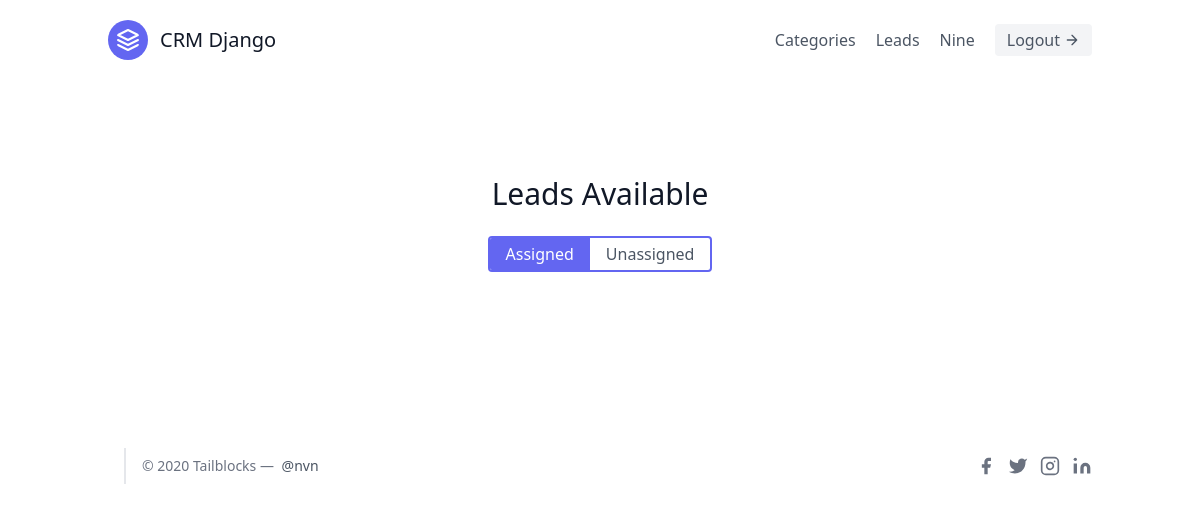
/leads/ (signed in), run on an earlier commit of the app's database.
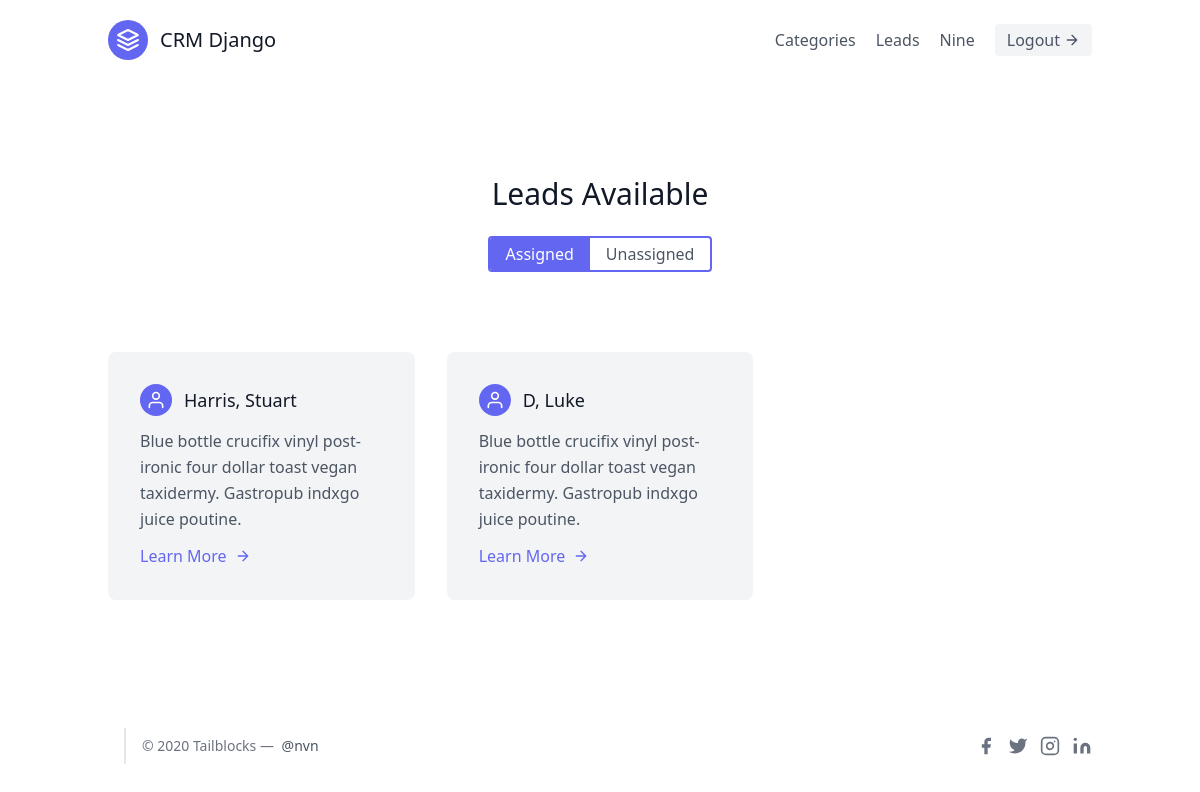
And on a later commit of the database.
### leads/models.py (models this page shows, shortened)
class User(AbstractUser):
    is_organisor = models.BooleanField(default=True)
    is_agent = models.BooleanField(default=False)

class Lead(models.Model):
    SOURCE_CHOICES = (
        ('YT', 'YouTube'),
        ('GOOG', 'Google'),
        ('NL', 'Newsletter'),
        ('YAH', 'Yahoo')
    )
    first_name = models.CharField(max_length=20)
    last_name = models.CharField(max_length=20)
    age = models.IntegerField(default=0)
    phoned = models.BooleanField(default=False)
    source = models.CharField(max_length=5, choices= SOURCE_CHOICES)
    profile_pic = models.ImageField(blank=True, null=True)
    special_files = models.FileField(blank=True, null=True)
    organisation = models.ForeignKey(UserProfile, on_delete=models.CASCADE)
    agent = models.ForeignKey("Agent", null=True, blank=True, on_delete=models.SET_NULL)
    category = models.ForeignKey("Category", related_name='leads', null=True, blank=True, on_delete=models.SET_NULL)

### leads/views.py (the view)
# urls.py: path('', LeadListView.as_view(), name='lead-list'),
class LeadListView(LoginRequiredMixin,ListView):
    template_name = "leads/lead-list.html"
    context_object_name = "leads"
    def get_queryset(self):
        user = self.request.user
        if self.request.user.is_agent:
            queryset = Lead.objects.filter(
                organisation=user.agent.organisation,
                agent__isnull=False
                )
            queryset = Lead.objects.filter(organisation=user.agent.organisation)
            queryset = Lead.objects.filter(agent__user = user)
        elif self.request.user.is_organisor:
            queryset = Lead.objects.filter(
                organisation=user.userprofile,
                agent__isnull=False
                )
        return queryset

### leads/templates/leads/lead-list.html (shortened to what this page needs)
{% extends 'base.html' %}
{% block content %}
    <section class="text-gray-600 body-font">
    <div class="container px-5 py-24 mx-auto">
        <div class="flex flex-col text-center w-full mb-20">
        <h1 class="sm:text-3xl text-2xl font-medium title-font text-gray-900">Leads Available</h1>
        <div class="flex mx-auto border-2 border-indigo-500 rounded overflow-hidden mt-6">
            <a href="#" class="py-1 px-4 bg-indigo-500 text-white focus:outline-none">Assigned</a>
            <a href="{% url 'leads:unassigned-leads' %}" class="py-1 px-4 focus:outline-none">Unassigned</a>
        </div>
        </div>
        <div class="flex flex-wrap -m-4">
        {% for lead in leads %}
        <div class="p-4 md:w-1/3">
            <div class="flex rounded-lg h-full bg-gray-100 p-8 flex-col">
            <div class="flex items-center mb-3">
                <div class="w-8 h-8 mr-3 inline-flex items-center justify-center rounded-full bg-indigo-500 text-white flex-shrink-0">
                <svg fill="none" stroke="currentColor" stroke-linecap="round" stroke-linejoin="round" stroke-width="2" class="w-5 h-5" viewBox="0 0 24 24">
                    <path d="M20 21v-2a4 4 0 00-4-4H8a4 4 0 00-4 4v2"></path>
                    <circle cx="12" cy="7" r="4"></circle>
                </svg>
                </div>
                <h2 class="text-gray-900 text-lg title-font font-medium">{{ lead.last_name }}, {{ lead.first_name }}</h2>
            </div>
            <div class="flex-grow">
                <p class="leading-relaxed text-base">Blue bottle crucifix vinyl post-ironic four dollar toast vegan taxidermy. Gastropub indxgo juice poutine.</p>
                <a href="{% url 'leads:lead-detail' pk=lead.id %}" class="mt-3 text-indigo-500 inline-flex items-center">Learn More
                <svg fill="none" stroke="currentColor" stroke-linecap="round" stroke-linejoin="round" stroke-width="2" class="w-4 h-4 ml-2" viewBox="0 0 24 24">
                    <path d="M5 12h14M12 5l7 7-7 7"></path>
                </svg>
                </a>
            </div>
            </div>
        </div>
        {% endfor %}
        </div>
    </div>
    </section>
{% endblock content %}

### templates/base.html (shortened to what this page needs)
{% load static %}
<!DOCTYPE html>
<html lang="en">
<head>
    <link href="https://unpkg.com/tailwindcss@^2/dist/tailwind.min.css" rel="stylesheet">
</head>
<body>
    <div class="max-w-7xl mx-auto">
        {% include 'navbar.html' %}
        {% block content %}
        {% endblock content %}
    </div>
    {% include 'footer.html' %}
</body>
</html>

### templates/navbar.html (shortened to what this page needs)
<header class="text-gray-600 body-font">
    <div class="container mx-auto flex flex-wrap p-5 flex-col md:flex-row items-center">
      <a href="{% url 'landing-page' %}" class="flex title-font font-medium items-center text-gray-900 mb-4 md:mb-0">
        <svg xmlns="http://www.w3.org/2000/svg" fill="none" stroke="currentColor" stroke-linecap="round" stroke-linejoin="round" stroke-width="2" class="w-10 h-10 text-white p-2 bg-indigo-500 rounded-full" viewBox="0 0 24 24">
          <path d="M12 2L2 7l10 5 10-5-10-5zM2 17l10 5 10-5M2 12l10 5 10-5"></path>
        </svg>
        <span class="ml-3 text-xl">CRM Django</span>
      </a>
      {% if request.user.is_authenticated %}
        <nav class="md:ml-auto flex flex-wrap items-center text-base justify-center">
          <a href="{% url 'leads:categories' %}" class="mr-5 hover:text-gray-900">Categories</a>
          <a href="{% url 'leads:lead-list' %}" class="mr-5 hover:text-gray-900">Leads</a>
          <a href="{% url 'leads:lead-list' %}" class="mr-5 hover:text-gray-900">{{ request.user.username }}</a>
          <a href="{% url 'logout' %}" class="inline-flex items-center bg-gray-100 border-0 py-1 px-3 focus:outline-none hover:bg-gray-200 rounded text-base mt-4 md:mt-0">
            Logout
            <svg fill="none" stroke="currentColor" stroke-linecap="round" stroke-linejoin="round" stroke-width="2" class="w-4 h-4 ml-1" viewBox="0 0 24 24">
              <path d="M5 12h14M12 5l7 7-7 7"></path>
            </svg>
          </a>
        </nav>
      {% endif %}
    </div>
</header>

### templates/footer.html
<footer class="text-gray-600 body-font">
    <div class="container px-5 py-8 mx-auto flex items-center sm:flex-row flex-col">
      <p class="text-sm text-gray-500 sm:ml-4 sm:pl-4 sm:border-l-2 sm:border-gray-200 sm:py-2 sm:mt-0 mt-4">© 2020 Tailblocks —
        <a href="https://twitter.com/" class="text-gray-600 ml-1" rel="noopener noreferrer" target="_blank">@nvn</a>
      </p>
      <span class="inline-flex sm:ml-auto sm:mt-0 mt-4 justify-center sm:justify-start">
        <a class="text-gray-500">
          <svg fill="currentColor" stroke-linecap="round" stroke-linejoin="round" stroke-width="2" class="w-5 h-5" viewBox="0 0 24 24">
            <path d="M18 2h-3a5 5 0 00-5 5v3H7v4h3v8h4v-8h3l1-4h-4V7a1 1 0 011-1h3z"></path>
          </svg>
        </a>
        <a class="ml-3 text-gray-500">
          <svg fill="currentColor" stroke-linecap="round" stroke-linejoin="round" stroke-width="2" class="w-5 h-5" viewBox="0 0 24 24">
            <path d="M23 3a10.9 10.9 0 01-3.14 1.53 4.48 4.48 0 00-7.86 3v1A10.66 10.66 0 013 4s-4 9 5 13a11.64 11.64 0 01-7 2c9 5 20 0 20-11.5a4.5 4.5 0 00-.08-.83A7.72 7.72 0 0023 3z"></path>
          </svg>
        </a>
        <a class="ml-3 text-gray-500">
          <svg fill="none" stroke="currentColor" stroke-linecap="round" stroke-linejoin="round" stroke-width="2" class="w-5 h-5" viewBox="0 0 24 24">
            <rect width="20" height="20" x="2" y="2" rx="5" ry="5"></rect>
            <path d="M16 11.37A4 4 0 1112.63 8 4 4 0 0116 11.37zm1.5-4.87h.01"></path>
          </svg>
        </a>
        <a class="ml-3 text-gray-500">
          <svg fill="currentColor" stroke="currentColor" stroke-linecap="round" stroke-linejoin="round" stroke-width="0" class="w-5 h-5" viewBox="0 0 24 24">
            <path stroke="none" d="M16 8a6 6 0 016 6v7h-4v-7a2 2 0 00-2-2 2 2 0 00-2 2v7h-4v-7a6 6 0 016-6zM2 9h4v12H2z"></path>
            <circle cx="4" cy="4" r="2" stroke="none"></circle>
          </svg>
        </a>
      </span>
    </div>
  </footer>

What changed in the data, as far as the page shows it:
added Lead: last_name "Harris", first_name "Stuart"
added Lead: last_name "D", first_name "Luke"
